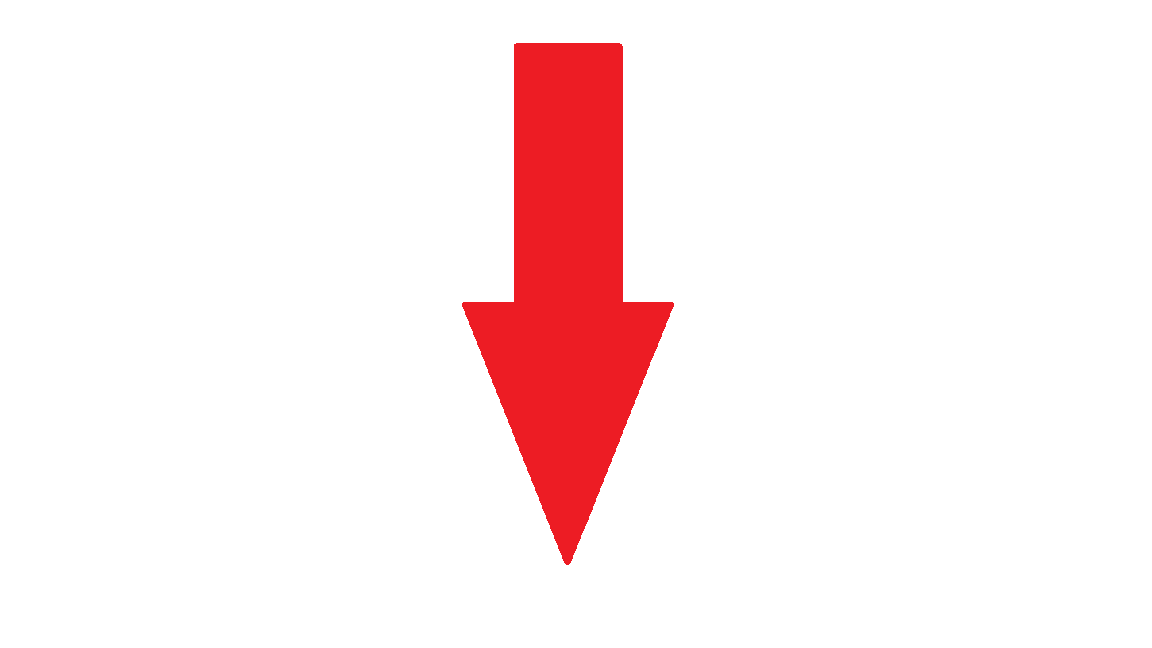
#> input picture programmes/Caméra/image recognition 2/Arrowdown.png, 1152 x 648 px, found by its file name
$ python testarrowrec2.py
#> lines starting #> are read from the running program, lines starting #| are printed output that depends on the picture; after the words box and inside, x2 and y2 are one past the last pixel; in counts of white or black regions, pixels touching at a corner belong together
#> further down, img is the input picture: shape (648, 1152, 3); mean B, G, R 238.3, 237.7, 253.6
# imports:
import cv2
import numpy as np

# function to simplify the image
def preprocess(img):
    img_gray = cv2.cvtColor(img, cv2.COLOR_BGR2GRAY)
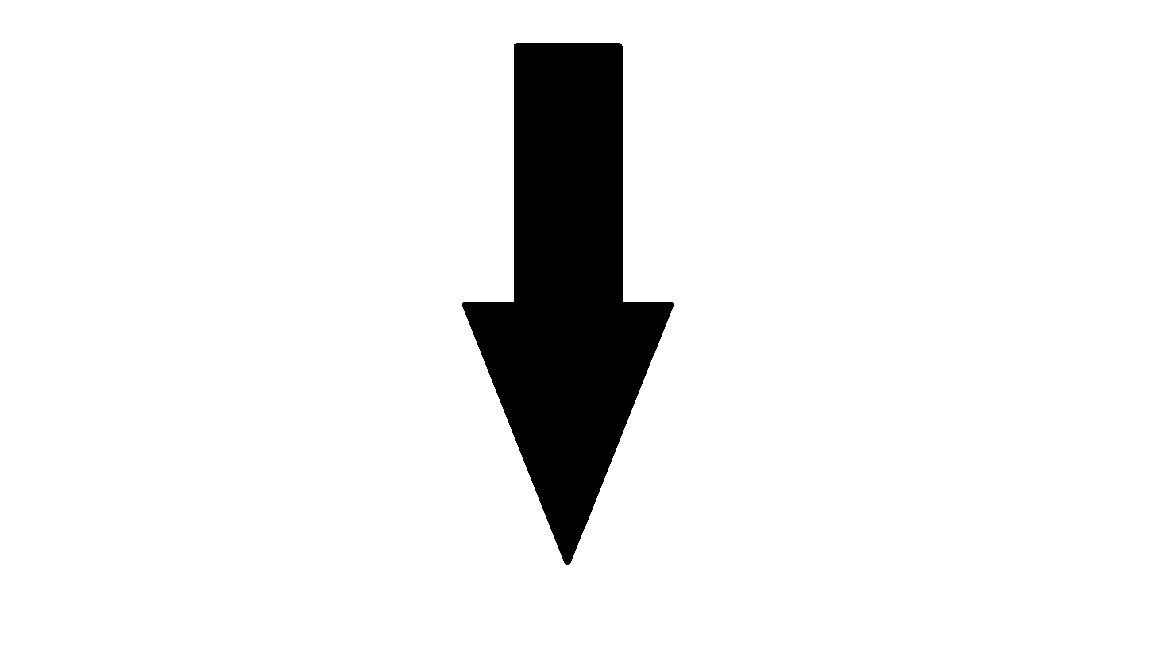
#> img_gray: shape (648, 1152); values 91 (black) and 255 (white), 92.4% white; 1 black region, box (x1, y1, x2, y2) and area: (462, 43, 674, 565) 57045
    img_blur = cv2.GaussianBlur(img_gray, (5, 5), 1)
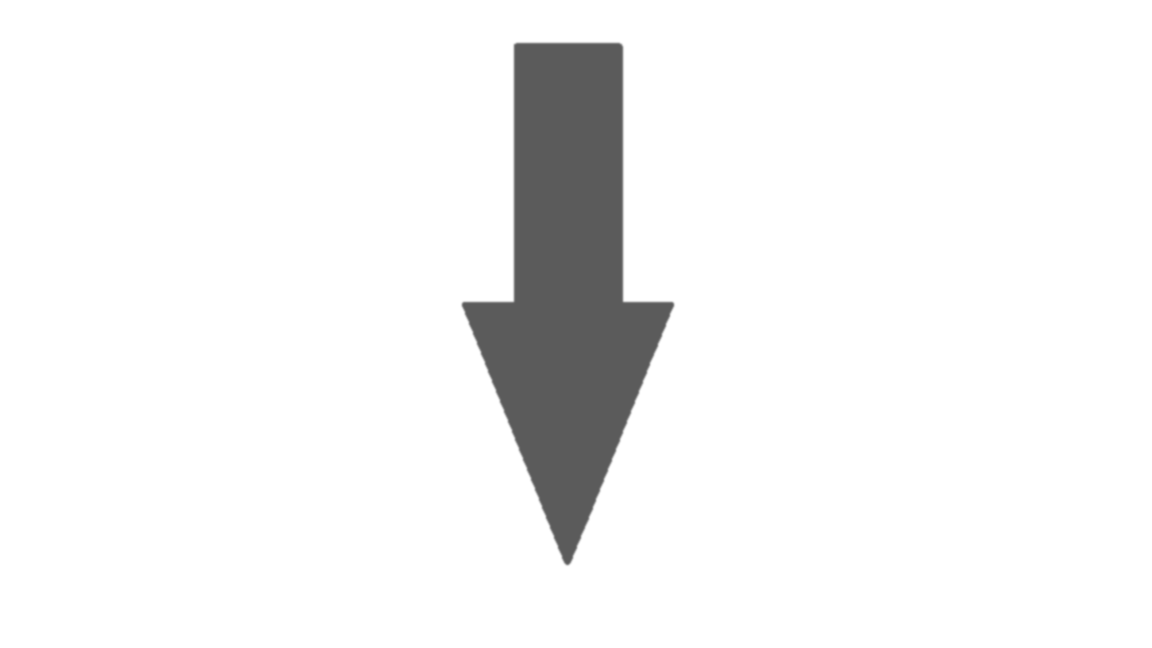
#> img_blur: shape (648, 1152); min 91, max 255, mean 242.5
    img_canny = cv2.Canny(img_blur, 50, 50)
#> img_canny: shape (648, 1152); 0.18% white in thin lines or dots, all inside (x1, y1, x2, y2) = (462, 42, 674, 565)
    kernel = np.ones((3, 3))
    img_dilate = cv2.dilate(img_canny, kernel, iterations=2)
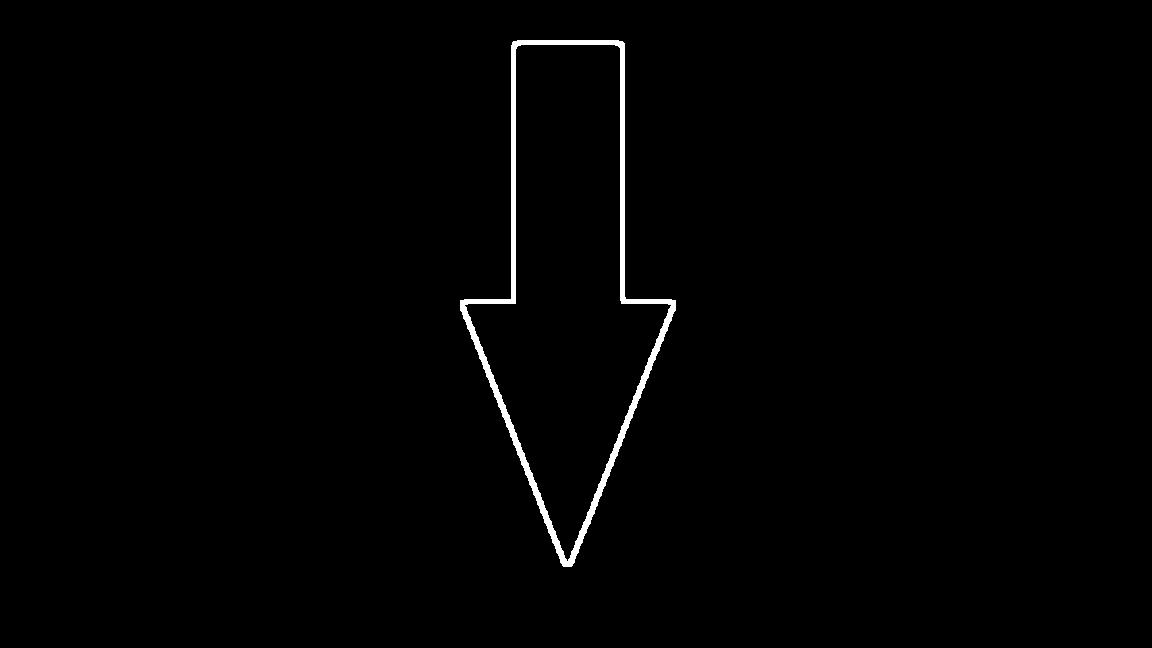
#> img_dilate: shape (648, 1152); 0.97% white; 1 white region, box (x1, y1, x2, y2) and area: (460, 40, 676, 567) 7226
    img_erode = cv2.erode(img_dilate, kernel, iterations=1)
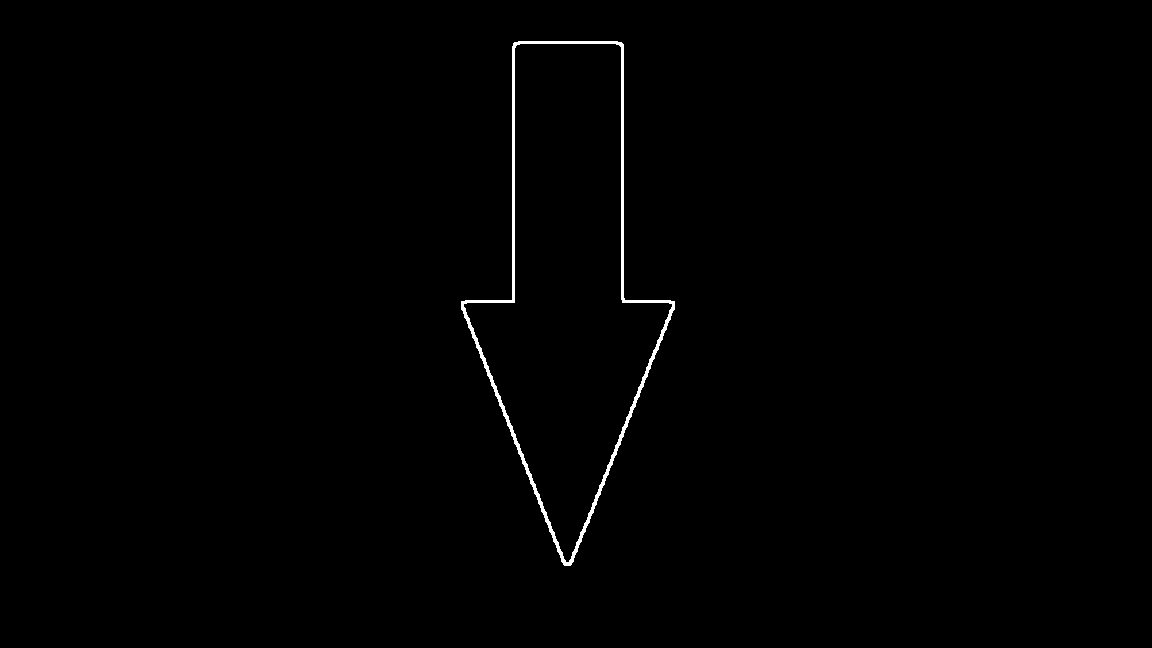
#> img_erode: shape (648, 1152); 0.58% white; 1 white region
    return img_erode

# function using two list: points and convex_hull
def find_tip(points, convex_hull):
    length = len(points)
    indices = np.setdiff1d(range(length), convex_hull)
    for i in range(2):
        j = indices[i] + 2
        if j > length - 1:
            j = length - j
        if np.all(points[j] == points[indices[i - 1] - 2]):
            return tuple(points[j])


# read the image
img = cv2.imread("arrowdown.png")
#cap = cv2.VideoCapture(0)
#result, img = cap.read()
contours, hierarchy = cv2.findContours(preprocess(img), cv2.RETR_EXTERNAL, cv2.CHAIN_APPROX_NONE)
#> contours = 1 contour; box (x1, y1, x2, y2) and area: (461, 41, 675, 566) 58657

for cnt in contours:
    peri = cv2.arcLength(cnt, True)
    approx = cv2.approxPolyDP(cnt, 0.025 * peri, True)
    hull = cv2.convexHull(approx, returnPoints=False)
    sides = len(hull)

    if 6 > sides > 3 and sides + 2 == len(approx):
        arrow_tip = find_tip(approx[:, 0, :], hull.squeeze())

        if arrow_tip:
            cv2.drawContours(img, [cnt], -1, (0, 255, 0), 3)
            cv2.circle(img, arrow_tip, 3, (0, 0, 255), cv2.FILLED)
#> this loop made 1 pass
#> (peri, hull, sides, length in find_tip, indices in find_tip, arrow_tip) on pass 1: (1346.3, [6, 4, 3, 2, 0], 5, 7, [1, 5], (570, 565))
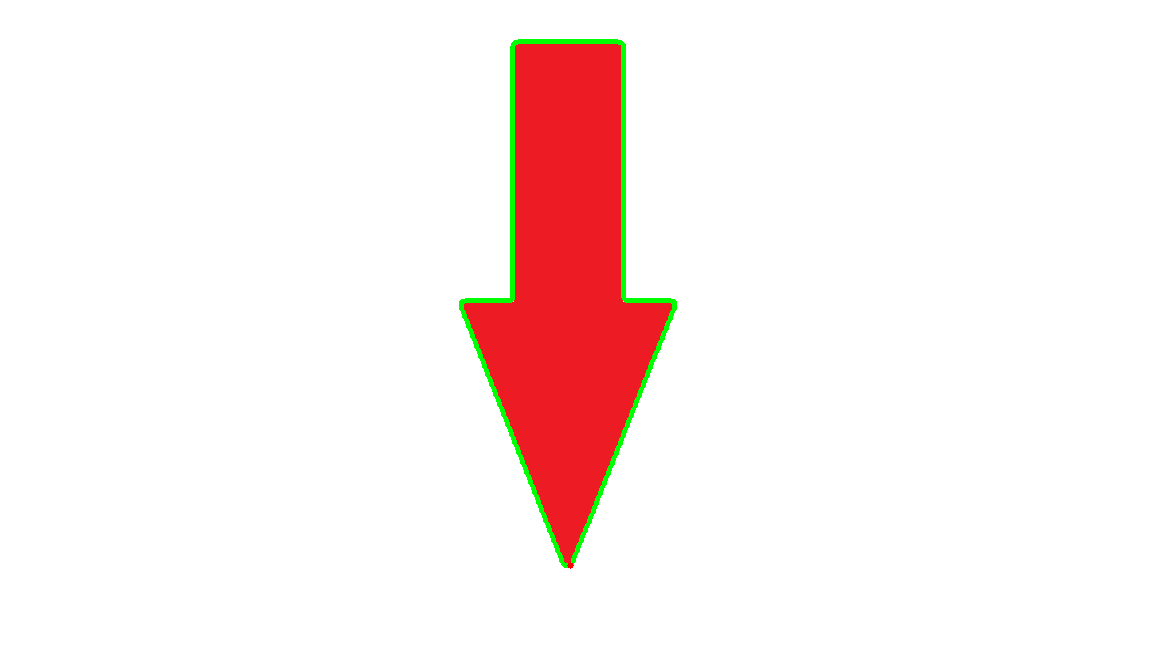
#> img: shape (648, 1152, 3); 0.84% of pixels changed, all inside (x1, y1, x2, y2) = (459, 39, 677, 569)

cv2.imshow("Image", img)
cv2.waitKey(0)

$ run again, with programmes/Caméra/image recognition 2/Arrow.png copied over programmes/Caméra/image recognition 2/Arrowdown.png
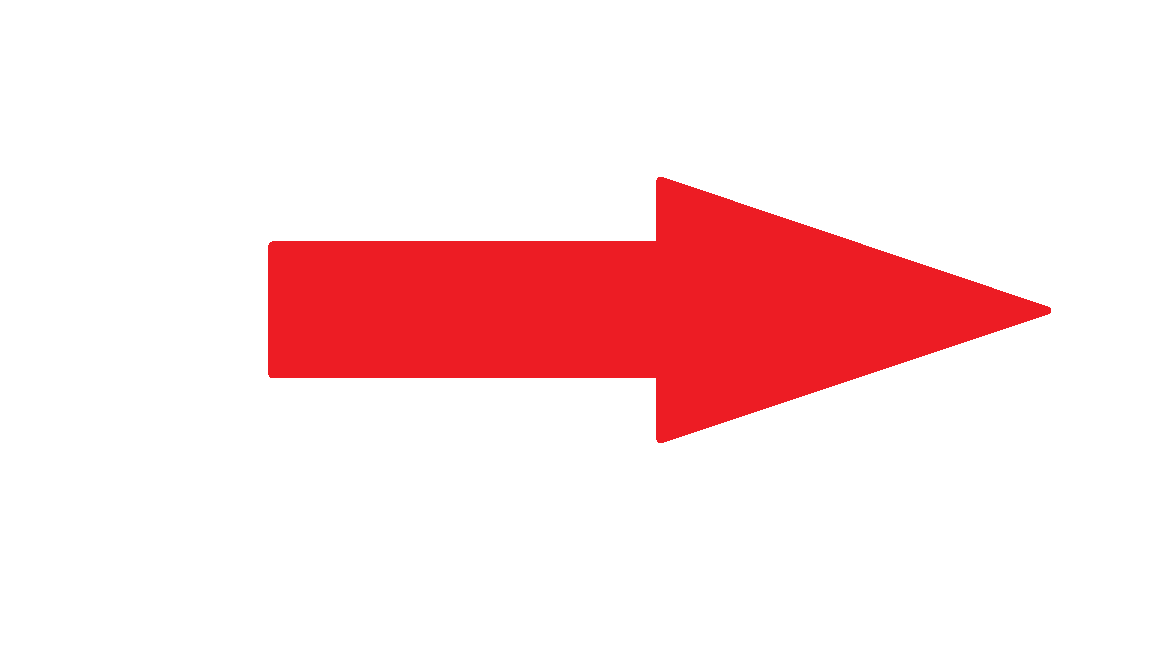
#> input picture programmes/Caméra/image recognition 2/Arrow.png, 1152 x 648 px, found by its file name
#> img is the input picture: shape (648, 1152, 3); mean B, G, R 223.4, 222.2, 252.4
#> img_gray: shape (648, 1152); values 91 (black) and 255 (white), 85.6% white; 1 black region, box (x1, y1, x2, y2) and area: (268, 177, 1051, 443) 107706
#> img_canny: shape (648, 1152); 0.25% white in thin lines or dots, all inside (x1, y1, x2, y2) = (267, 177, 1051, 443)
#> img_dilate: shape (648, 1152); 1.4% white; 1 white region, box (x1, y1, x2, y2) and area: (265, 175, 1053, 445) 10217
#> in preprocess, `img_erode = cv2.erode(img_dilate, kernel, iterations=1)`:
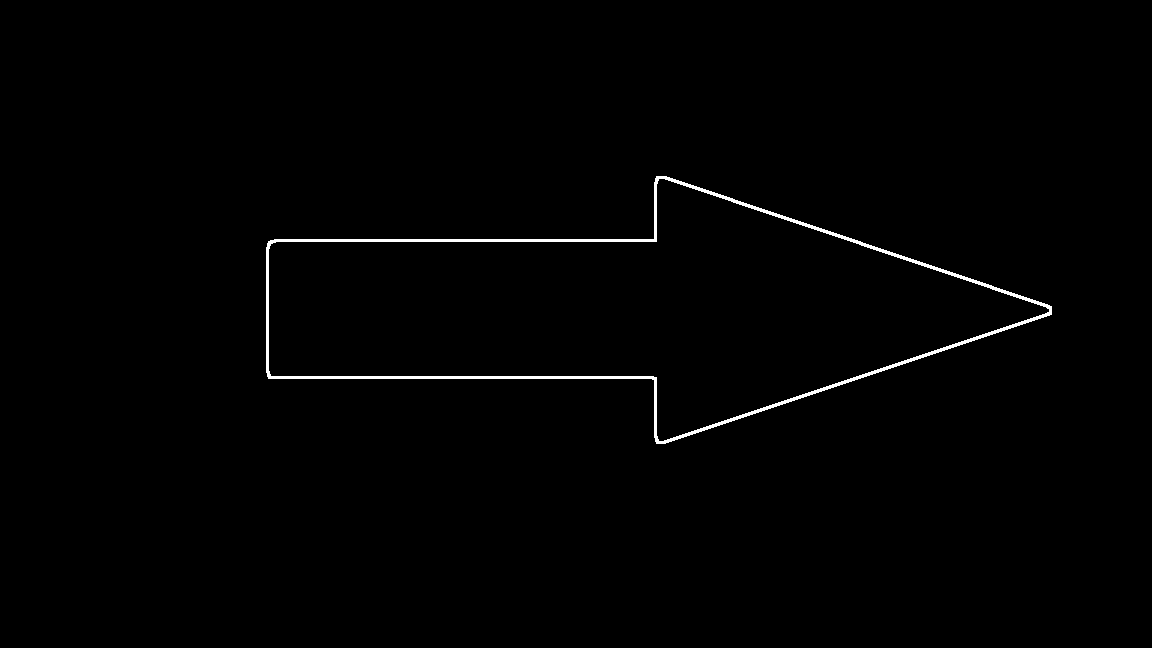
#> img_erode: shape (648, 1152); 0.81% white; 1 white region
#> contours = 1 contour; box (x1, y1, x2, y2) and area: (266, 176, 1052, 444) 109912
#> the loop `for cnt in contours:` made 1 pass
#> (peri, hull, sides, length in find_tip, indices in find_tip, arrow_tip) on pass 1: (1944.7, [6, 4, 3, 1, 0], 5, 7, [2, 5], (1051, 306))
#> after the loop `for cnt in contours:`:
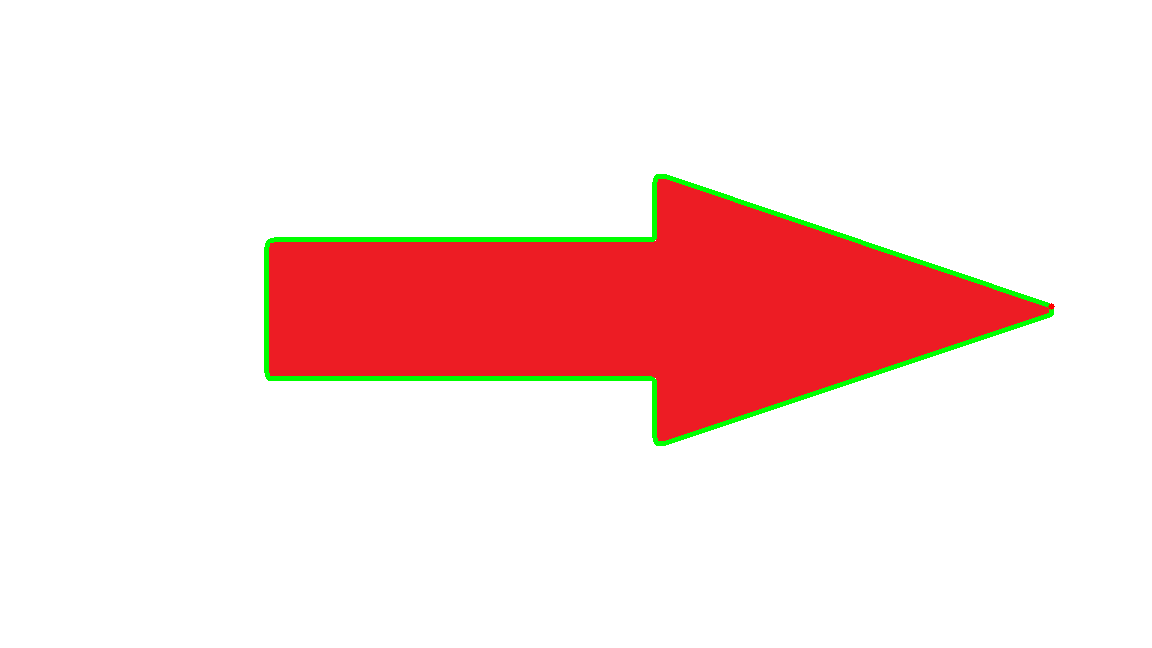
#> img: shape (648, 1152, 3); 1.23% of pixels changed, all inside (x1, y1, x2, y2) = (264, 174, 1055, 446)

$ run again, with programmes/Caméra/image recognition 2/arrows2.png copied over programmes/Caméra/image recognition 2/Arrowdown.png
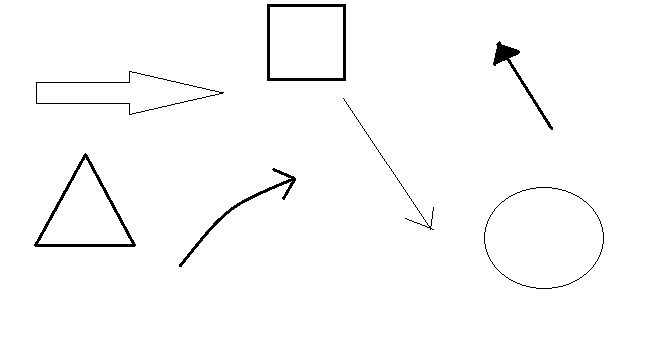
#> input picture programmes/Caméra/image recognition 2/arrows2.png, 660 x 342 px, found by its file name
#> img is the input picture: shape (342, 660, 3); 98.3% white; 7 black regions, largest, box (x1, y1, x2, y2) and area: (34, 153, 136, 247) 920, (267, 4, 346, 81) 900, (179, 168, 296, 267) 584
#> img_canny: shape (342, 660); 1.9% white in thin lines or dots, all inside (x1, y1, x2, y2) = (34, 3, 605, 290)
#> img_dilate: shape (342, 660); 7.4% white; 7 white regions, largest, box (x1, y1, x2, y2) and area: (33, 68, 226, 118) 3107, (481, 184, 607, 292) 2992, (32, 151, 138, 250) 2932
#> in preprocess, `img_erode = cv2.erode(img_dilate, kernel, iterations=1)`:
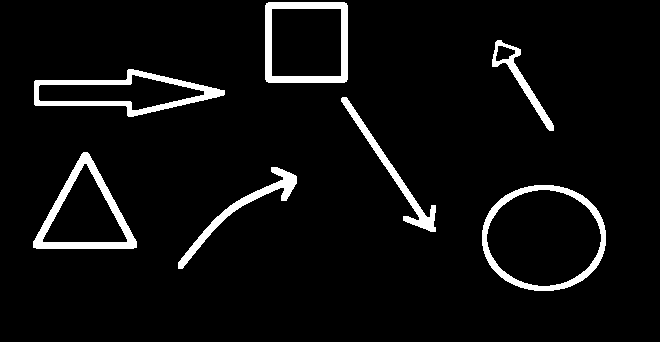
#> img_erode: shape (342, 660); 5.4% white; 7 white regions
#> contours = 7 contours; box (x1, y1, x2, y2) and area: (482, 185, 606, 291) 10341, (265, 2, 348, 83) 6544, (33, 152, 137, 249) 5498, (34, 69, 225, 117) 4912, (178, 167, 297, 269) 1244, (341, 97, 436, 232) 1194, (492, 40, 554, 131) 976
#> the loop `for cnt in contours:` made 7 passes
#> (peri, hull, sides, length in find_tip, indices in find_tip, arrow_tip) on passes 4, 6: (418, [4, 3, 2, 0], 4, 6, [1, 5], (435, 231)), (262.5, [5, 3, 1, 0], 4, 6, [2, 4], (497, 40))
#> after the loop `for cnt in contours:`:
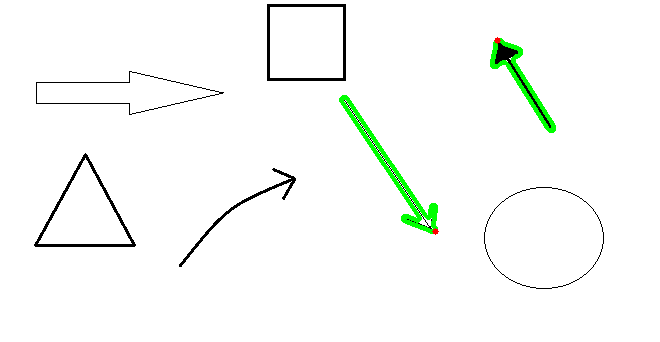
#> img: shape (342, 660, 3); 1.23% of pixels changed, all inside (x1, y1, x2, y2) = (339, 37, 556, 235)
